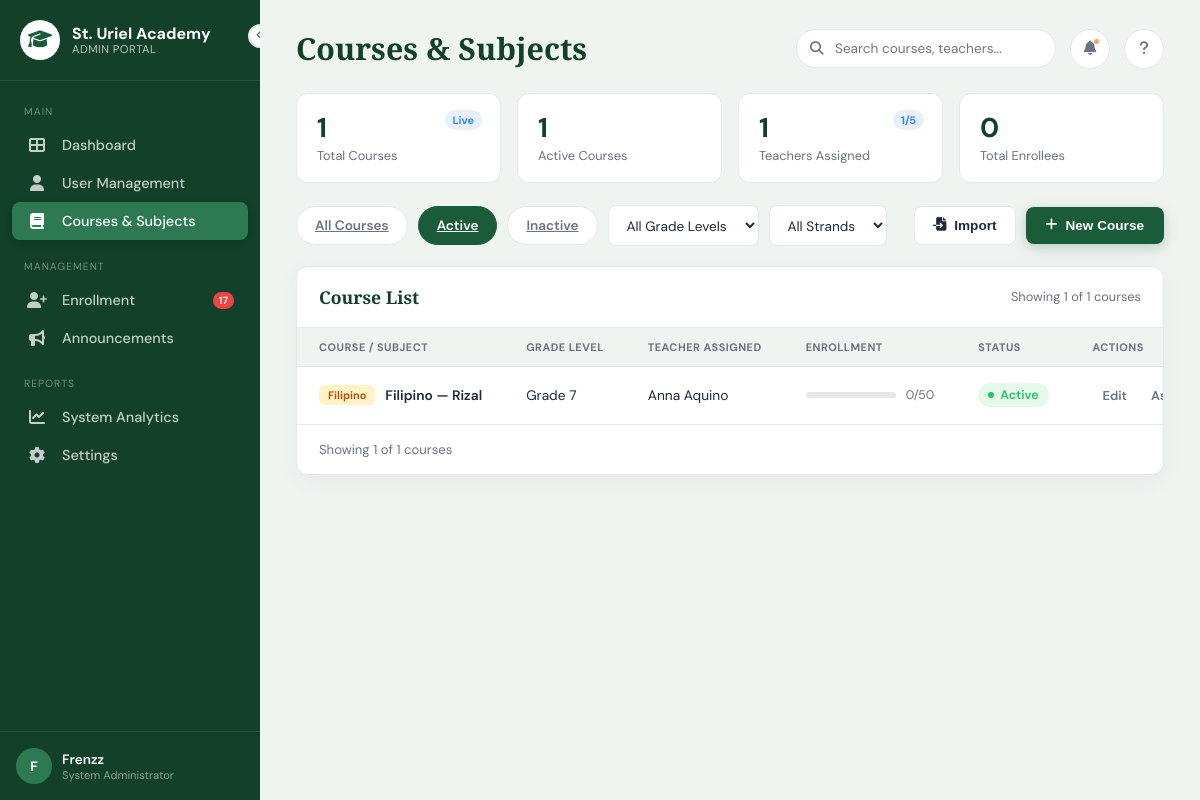
The app's page /public/admin/courses.php?status=active&grade=all&strand=all (signed in) with its own data.
### tables this page shows
CREATE TABLE `classofferings` (
  `offering_id` int(11) NOT NULL,
  `subject_id` int(11) NOT NULL,
  `teacher_id` int(11) NOT NULL,
  `section_id` int(11) NOT NULL,
  `quarter` smallint(6) NOT NULL,
  `capacity` int(11) NOT NULL DEFAULT 50,
  `status` enum('active','inactive') NOT NULL DEFAULT 'active',
  `created_at` timestamp NOT NULL DEFAULT current_timestamp()
);

CREATE TABLE `subjects` (
  `subject_id` int(11) NOT NULL,
  `subject_name` varchar(255) NOT NULL,
  `description` text DEFAULT NULL,
  `created_at` timestamp NOT NULL DEFAULT current_timestamp()
);

CREATE TABLE `sections` (
  `section_id` int(11) NOT NULL,
  `section_name` varchar(100) NOT NULL,
  `grade_level` int(11) NOT NULL,
  `strand` varchar(50) DEFAULT NULL,
  `adviser_id` int(11) DEFAULT NULL,
  `school_year_id` int(11) NOT NULL,
  `created_at` timestamp NOT NULL DEFAULT current_timestamp()
);

CREATE TABLE `teachers` (
  `teacher_id` int(11) NOT NULL,
  `user_id` int(11) NOT NULL,
  `firstname` varchar(255) NOT NULL,
  `lastname` varchar(255) NOT NULL,
  `middlename` varchar(255) DEFAULT NULL,
  `email` varchar(255) NOT NULL,
  `employment_status` varchar(50) DEFAULT NULL,
  `department` varchar(255) DEFAULT NULL,
  `specialization` varchar(255) DEFAULT NULL,
  `created_at` timestamp NOT NULL DEFAULT current_timestamp(),
  `updated_at` timestamp NOT NULL DEFAULT current_timestamp() ON UPDATE current_timestamp()
);

### public/admin/courses.php (the view, shortened to what this page needs)
<?php
require_once __DIR__ . '/../../config/config.php';
$subjectColors = [
    'Math'                => ['bg' => '#dbeafe', 'text' => '#1d4ed8', 'bar' => '#2563eb'],
    'Science'             => ['bg' => '#dcfce7', 'text' => '#15803d', 'bar' => '#16a34a'],
    'English'             => ['bg' => '#ede9fe', 'text' => '#7c3aed', 'bar' => '#7c3aed'],
    'Filipino'            => ['bg' => '#fef3c7', 'text' => '#b45309', 'bar' => '#d97706'],
    'TLE'                 => ['bg' => '#ccfbf1', 'text' => '#0f766e', 'bar' => '#0d9488'],
    'MAPEH'               => ['bg' => '#fee2e2', 'text' => '#b91c1c', 'bar' => '#9ca3af'],
    'Araling Panlipunan'  => ['bg' => '#fce7f3', 'text' => '#be185d', 'bar' => '#db2777'],
];
$statusFilter = $_GET['status'] ?? 'all';
$gradeFilter  = $_GET['grade']  ?? 'all';
$strandFilter = $_GET['strand'] ?? 'all';
$searchQuery  = trim($_GET['q'] ?? '');
$where  = [];
$params = [];
if ($statusFilter !== 'all') {
    $where[] = 'co.status = ?';
    $params[] = $statusFilter;
}
$whereSql = $where ? ('WHERE ' . implode(' AND ', $where)) : '';
$sql = "
    SELECT
        co.offering_id,
        co.subject_id,
        co.capacity,
        co.status,
        co.quarter,
        s.subject_name,
        sec.section_id,
        sec.section_name,
        sec.grade_level,
        sec.strand,
        t.teacher_id,
        t.firstname AS teacher_firstname,
        t.lastname  AS teacher_lastname,
        (SELECT COUNT(*) FROM enrollments e
            WHERE e.offering_id = co.offering_id AND e.status = 'active') AS enrolled_count
    FROM classofferings co
    JOIN subjects s   ON s.subject_id = co.subject_id
    JOIN sections sec ON sec.section_id = co.section_id
    LEFT JOIN teachers t ON t.teacher_id = co.teacher_id
    {$whereSql}
    ORDER BY sec.grade_level ASC, s.subject_name ASC
";
$stmt = $pdo->prepare($sql);
$stmt->execute($params);
$courses = $stmt->fetchAll();
$totalShown = count($courses);
$totalCourses  = (int) $pdo->query("SELECT COUNT(*) FROM classofferings")->fetchColumn();
$activeCourses = (int) $pdo->query("SELECT COUNT(*) FROM classofferings WHERE status = 'active'")->fetchColumn();
$teachersAssigned = (int) $pdo->query("SELECT COUNT(DISTINCT teacher_id) FROM classofferings")->fetchColumn();
$totalTeachers    = (int) $pdo->query("SELECT COUNT(*) FROM teachers")->fetchColumn();
$totalEnrollees = (int) $pdo->query("SELECT COUNT(*) FROM enrollments WHERE status = 'active'")->fetchColumn();
?>
<!DOCTYPE html>
<html lang="en">
<head>
<link rel="stylesheet" href="https://cdnjs.cloudflare.com/ajax/libs/font-awesome/6.5.1/css/all.min.css">
<link rel="stylesheet" href="assests/css/courses.css">
<link rel="stylesheet" href="assests/css/add_course.css">
</head>
<body>
<?php include '../../includes/admin_sidebar.php'; ?>
<div class="main-content" id="mainContent">
    <div class="page-header">
        <h1>Courses &amp; Subjects</h1>
        <form class="header-actions" method="get" action="courses.php">
            <div class="header-search">
                <i class="fas fa-search"></i>
                <input type="text" name="q" value="<?= htmlspecialchars($searchQuery) ?>" placeholder="Search courses, teachers..." onchange="this.form.submit()">
            </div>
            <div class="icon-circle-btn" title="Notifications">
                <i class="fas fa-bell"></i>
                <span class="dot"></span>
            </div>
            <div class="icon-circle-btn" title="Help">
                <i class="fas fa-question"></i>
            </div>
        </form>
    </div>
    <div class="stats-row">
        <div class="stat-card">
            <div class="stat-trend info">Live</div>
            <div class="stat-value"><?= htmlspecialchars($totalCourses) ?></div>
            <div class="stat-label">Total Courses</div>
        </div>
        <div class="stat-card">
            <div class="stat-value"><?= htmlspecialchars($activeCourses) ?></div>
            <div class="stat-label">Active Courses</div>
        </div>
        <div class="stat-card">
            <div class="stat-trend info"><?= htmlspecialchars($teachersAssigned) ?>/<?= htmlspecialchars($totalTeachers) ?></div>
            <div class="stat-value"><?= htmlspecialchars($teachersAssigned) ?></div>
            <div class="stat-label">Teachers Assigned</div>
        </div>
        <div class="stat-card">
            <div class="stat-value"><?= htmlspecialchars($totalEnrollees) ?></div>
            <div class="stat-label">Total Enrollees</div>
        </div>
    </div>
    <div class="toolbar-row">
        <div class="toolbar-left">
            <a class="filter-pill <?= $statusFilter === 'all' ? 'active' : '' ?>"
               href="?<?= http_build_query(array_filter(['status' => 'all', 'grade' => $gradeFilter, 'strand' => $strandFilter, 'q' => $searchQuery])) ?>">All Courses</a>
            <a class="filter-pill <?= $statusFilter === 'active' ? 'active' : '' ?>"
               href="?<?= http_build_query(array_filter(['status' => 'active', 'grade' => $gradeFilter, 'strand' => $strandFilter, 'q' => $searchQuery])) ?>">Active</a>
            <a class="filter-pill <?= $statusFilter === 'inactive' ? 'active' : '' ?>"
               href="?<?= http_build_query(array_filter(['status' => 'inactive', 'grade' => $gradeFilter, 'strand' => $strandFilter, 'q' => $searchQuery])) ?>">Inactive</a>
            <form method="get" action="courses.php" style="display:contents">
                <select class="select-filter" name="grade" onchange="this.form.submit()">
                    <option value="all" <?= $gradeFilter === 'all' ? 'selected' : '' ?>>All Grade Levels</option>
                </select>
                <select class="select-filter" name="strand" onchange="this.form.submit()">
                    <option value="all" <?= $strandFilter === 'all' ? 'selected' : '' ?>>All Strands</option>
                </select>
            </form>
        </div>
        <div class="toolbar-right">
            <button class="btn-secondary" disabled title="Not enabled — CSV import not implemented"><i class="fas fa-file-import"></i> Import</button>
            <button class="btn-primary" onclick="openAddCourseModal()"><i class="fas fa-plus"></i> New Course</button>
        </div>
    </div>
    <div class="list-panel">
        <div class="list-panel-header">
            <h2>Course List</h2>
            <span class="count-note">Showing <?= htmlspecialchars($totalShown) ?> of <?= htmlspecialchars($totalCourses) ?> courses</span>
        </div>
        <table class="course-table">
            <thead>
                <tr>
                    <th>Course / Subject</th>
                    <th>Grade Level</th>
                    <th>Teacher Assigned</th>
                    <th>Enrollment</th>
                    <th>Status</th>
                    <th>Actions</th>
                </tr>
            </thead>
            <tbody>
                <?php foreach ($courses as $course):
                    $colors = $subjectColors[$course['subject_name']] ?? ['bg' => '#e5e7eb', 'text' => '#374151', 'bar' => '#9ca3af'];
                    $teacherName = $course['teacher_id'] ? trim($course['teacher_firstname'] . ' ' . $course['teacher_lastname']) : null;
                    $courseName = $course['subject_name'] . ' — ' . $course['section_name'];
                ?>
                <tr>
                    <td>
                        <div class="course-cell">
                            <span class="subject-tag" style="background: <?= $colors['bg'] ?>; color: <?= $colors['text'] ?>;">
                                <?= htmlspecialchars($course['subject_name']) ?>
                            </span>
                            <span class="course-name"><?= htmlspecialchars($courseName) ?></span>
                        </div>
                    </td>
                    <td>Grade <?= htmlspecialchars($course['grade_level']) ?><?= $course['strand'] ? ' · ' . htmlspecialchars($course['strand']) : '' ?></td>
                    <td><?= $teacherName ? htmlspecialchars($teacherName) : '— Unassigned —' ?></td>
                    <td>
                        <div class="enrollment-cell">
                            <div class="enrollment-bar">
                            </div>
                            <span class="enrollment-fraction"><?= htmlspecialchars($course['enrolled_count']) ?>/<?= htmlspecialchars($course['capacity']) ?></span>
                        </div>
                    </td>
                    <td>
                        <span class="status-dot-badge <?= $course['status'] ?>">
                            <span class="dot"></span>
                            <?= $course['status'] === 'active' ? 'Active' : 'Inactive' ?>
                        </span>
                    </td>
                    <td>
                        <div class="row-actions">
                            <a href="edit_course.php?id=<?= (int) $course['offering_id'] ?>">Edit</a>
                            <a href="assign_teacher.php?id=<?= (int) $course['offering_id'] ?>">Assign</a>
                        </div>
                    </td>
                </tr>
                <?php endforeach; ?>
            </tbody>
        </table>
        <div class="list-panel-footer">
            <span class="count-note">Showing <?= htmlspecialchars($totalShown) ?> of <?= htmlspecialchars($totalCourses) ?> courses</span>
        </div>
    </div>
</div>
</body>
</html>

### records on screen
classofferings: subject.subject_name "Filipino", subject.section_name "Filipino — Rizal", section.grade_level "7", teacher.lastname "Anna Aquino", enrolled_count "0", capacity "50", status "Active"

### other values on screen
$sidebarInitials "F"
$displayName "Frenzz"
$roleLabel "System Administrator"
$totalCourses "1"
$activeCourses "1"
$teachersAssigned "1"
$totalTeachers "5"
$totalEnrollees "0"
$totalShown "1"
